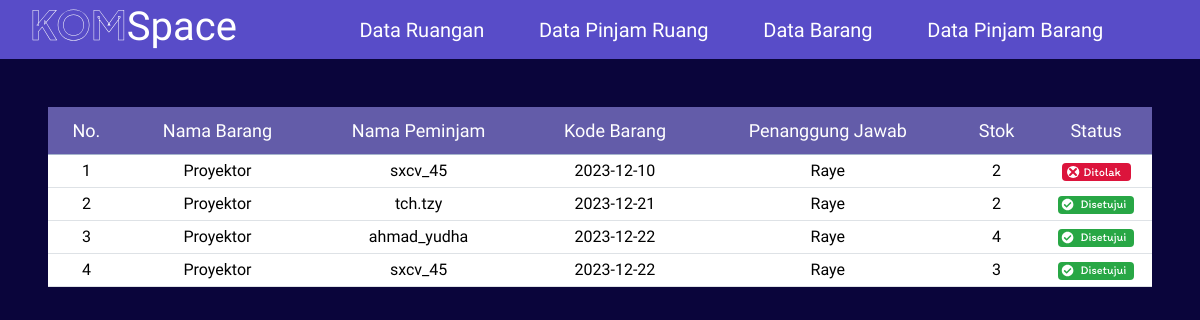
The page /admin/data_pinjam_barang.php on the database its author committed.
### tables this page shows
CREATE TABLE `peminjaman_barang` (
  `id_peminjaman` int NOT NULL,
  `id_user` int DEFAULT NULL,
  `id_barang` int DEFAULT NULL,
  `jumlah` int DEFAULT NULL,
  `tanggal_peminjaman` date DEFAULT NULL,
  `status` varchar(30) DEFAULT NULL,
  `nama_barang` varchar(40) DEFAULT NULL
);

CREATE TABLE `users` (
  `nama_lengkap` varchar(40) DEFAULT NULL,
  `email` varchar(25) DEFAULT NULL,
  `kelas` varchar(15) DEFAULT NULL,
  `nim` varchar(50) DEFAULT NULL,
  `no_hp` varchar(20) DEFAULT NULL,
  `username` varchar(15) DEFAULT NULL,
  `password` varchar(10) DEFAULT NULL,
  `id_user` int NOT NULL
);

CREATE TABLE `barang` (
  `id_barang` int NOT NULL,
  `nama_barang` varchar(40) DEFAULT NULL,
  `kode_barang` varchar(30) DEFAULT NULL,
  `stok_barang` varchar(15) DEFAULT NULL,
  `penanggung_jawab` varchar(50) DEFAULT NULL
);

### admin/data_pinjam_barang.php (the view, shortened to what this page needs)
<?php
include('../database/connect.php');
?>
<!DOCTYPE html>
<html lang="en">
<head>
    <link rel="stylesheet" href="../css/styleadmin.css">
    <link href='https://unpkg.com/boxicons@2.1.1/css/boxicons.min.css' rel='stylesheet'>
    <link rel="stylesheet" href="../css/style.css">
    <link href="https://cdn.jsdelivr.net/npm/bootstrap@5.3.3/dist/css/bootstrap.min.css" rel="stylesheet">
    <link rel="stylesheet" type="text/css" href="https://cdn.jsdelivr.net/npm/daterangepicker/daterangepicker.css" />
    <link href='https://unpkg.com/boxicons@2.1.1/css/boxicons.min.css' rel='stylesheet'>
</head>
<body>
<nav class="navbar">
    <div class="tulisan">
        <h1 class="logo"><a href="admin.php">
          <span style="background: url(https://cdn.textures4photoshop.com/tex/thumbs/seamless-galaxy-with-stars-texture-for-photoshop-thumb48.jpg) no-repeat center center;
            -webkit-background-clip: text; -webkit-text-stroke: 0.5px #fff;
            color: transparent; background-size: cover;">KOM</span>Space</span>
        </a></h1>
        <div class="container d-flex">
            <ul class="ms-auto" style="list-style-type: none;">
                <li>
                    <a href="data_ruangan.php">Data Ruangan</a>
                </li>
                <li>
                    <a href="data_pinjam_ruang.php">Data Pinjam Ruang</a>
                </li>
                <li>
                    <a href="data_barang.php">Data Barang</a>
                </li>
                <li>
                <li>
                    <a href="data_pinjam_barang.php">Data Pinjam Barang</a>
                </li>
                <li>
                    <a href="logout.php" class="d-flex align-items-center"><ion-icon name="log-out-outline" style="font-size: 32px;"></ion-icon></a>
                </li>
            </ul>
        </div>
    </div>
</nav>
<div class="form-inner">
         <section class="ruangan">
                <section class="table">
                    <div class="table-responsive d-flex">
                        <table class="table table-hover m-5 text-center table-sm ps-5">
                            <thead class="table-primary tab-heading" style="--bs-table-bg: #635CA9;">
                            <tr>
                            <th scope="col">No.</th>
                            <th scope="col">Nama Barang</th>
                            <th scope="col">Nama Peminjam</th>
                            <th scope="col">Kode Barang</th>
                            <th scope="col">Penanggung Jawab</th>
                            <th scope="col">Stok</th>
                            <th scope="col">Status</th>
                    </tr>
                </thead>
                <tbody>
                <?php
            $sql = "SELECT
            pb.id_peminjaman AS id_peminjaman,
            u.username AS nama_peminjam,
            b.penanggung_jawab AS nama_penanggung_jawab,
            pb.nama_barang,
            pb.tanggal_peminjaman,
            pb.jumlah,
            pb.status
        FROM
            peminjaman_barang pb
        JOIN
            users u ON pb.id_user = u.id_user
        JOIN
            barang b ON pb.id_barang = b.id_barang";
            $result = $conn->query($sql);
            if ($result->num_rows > 0) {
            ?>
                        <?php
                        $nomor = 1;
                        while ($item = $result->fetch_assoc()) {
                        ?>
                        <tr>
                            <td>
                                <?php echo $nomor++; ?>
                            </td>
                            <td>
                                <?php echo $item["nama_barang"]; ?>
                            </td>
                            <td>
                                <?php echo $item["nama_peminjam"]; ?>
                            </td>
                            <td>
                                <?php echo $item["tanggal_peminjaman"]; ?>
                            </td>
                            <td>
                                <?php echo $item["nama_penanggung_jawab"]; ?>
                            </td>
                            <td>
                                <?php echo $item["jumlah"]; ?>
                            </td>
                            <td>
                                    <?php
                                    if ($item['status'] == "Not yet approved") {
                                    ?>
                                        <div class="opsi">
                                            <a href="data_pinjam_barang.php?id_peminjaman=<?php echo $item['id_peminjaman']; ?>&action=approve" class="button approve edit" onclick="showForm()">
                                                <span class="material-symbols-outlined">done</span>
                                                <div class="text-edit" name="approve">Approve</div>
                                            </a>
                                            <a href="data_pinjam_barang.php?id_peminjaman=<?php echo $item['id_peminjaman']; ?>&action=reject" class="button delete reject">
                                                <span class="material-symbols-outlined">close</span>
                                                <div class="text-edit" name="approve">Reject</div>
                                            </a>
                                        </div>
                                    <?php
                                    } else if ($item['status'] == "Rejected") {
                                        echo '<img src="../img-2/rejected.svg" alt="Rejected">';
                                    } else {
                                        echo '<img src="../img-2/approved.svg" alt="Approved">';
                                    }
                                    ?>
                                </td>
                            </tr>
                        <?php
                        }}
                        ?>
                    </tbody>
            </table>
        </section>
</body>
</html>

### css/styleadmin.css (style rules this page uses)
* { margin: 0; padding: 0; box-sizing: border-box; font-family: "Itim", cursive; }
body { min-height: 100vh; justify-content: center; background: rgb(10, 5, 59) !important; }
.navbar .tulisan { padding-left: 20px; width: 100%; display: flex; flex-direction: row; --bs-bg-opacity: 1; background-color: rgba(88, 76, 200, 1) !important; }
.navbar .tulisan ul { justify-content: space-between; font-size: 20px; align-items: center; display: flex; flex-direction: row; padding: 0 20px 0 0 !important; margin-bottom: 0 !important; }
.navbar { padding: 0% !important; }
.navbar a { color: white; text-decoration: none; padding: 10px 10px; position: relative; }
.navbar ul li a::after { content: ''; position: absolute; left: 0; bottom: -3px; width: 100%; height: 2px; background-color: white; transform: scaleX(0); transition: transform 0.3s ease-in-out; }
h1.logo span { font-family: "Plus Jakarta Sans", sans-serif; font-weight: bold; }
div { display: block; unicode-bidi: isolate; }
.tab-heading th { color: white !important; padding: 10px 15px 10px 15px !important; font-weight: 500; font-size: 18px; }

### css/style.css (style rules this page uses)
* { margin: 0; padding: 0; box-sizing: border-box; font-family: "Itim", cursive; }
body { min-height: 100vh; justify-content: center; background: rgb(10, 5, 59) !important; }
.navbar .tulisan { padding-left: 20px; width: 100%; display: flex; flex-direction: row; --bs-bg-opacity: 1; background-color: rgba(88, 76, 200, 1) !important; }
.navbar .tulisan ul { justify-content: space-between; font-size: 20px; align-items: center; display: flex; flex-direction: row; padding: 0 20px 0 0 !important; margin-bottom: 0 !important; }
.navbar { padding: 0% !important; }
.navbar a { color: white; text-decoration: none; padding: 10px 10px; position: relative; }
.navbar ul li a::after { content: ''; position: absolute; left: 0; bottom: -3px; width: 100%; height: 2px; background-color: white; transform: scaleX(0); transition: transform 0.3s ease-in-out; }
h1.logo span { font-family: "Plus Jakarta Sans", sans-serif; font-weight: bold; }
div { display: block; unicode-bidi: isolate; }
.tab-heading th { color: white !important; padding: 10px 15px 10px 15px !important; font-weight: 500; font-size: 18px; }

### rows shown on the page
peminjaman_barang: nama_barang "Proyektor", id_user.username "sxcv_45", tanggal_peminjaman "2023-12-10", id_barang.penanggung_jawab "Raye", jumlah "2"
peminjaman_barang: nama_barang "Proyektor", id_user.username "tch.tzy", tanggal_peminjaman "2023-12-21", id_barang.penanggung_jawab "Raye", jumlah "2"
peminjaman_barang: nama_barang "Proyektor", id_user.username "ahmad_yudha", tanggal_peminjaman "2023-12-22", id_barang.penanggung_jawab "Raye", jumlah "4"
peminjaman_barang: nama_barang "Proyektor", id_user.username "sxcv_45", tanggal_peminjaman "2023-12-22", id_barang.penanggung_jawab "Raye", jumlah "3"
